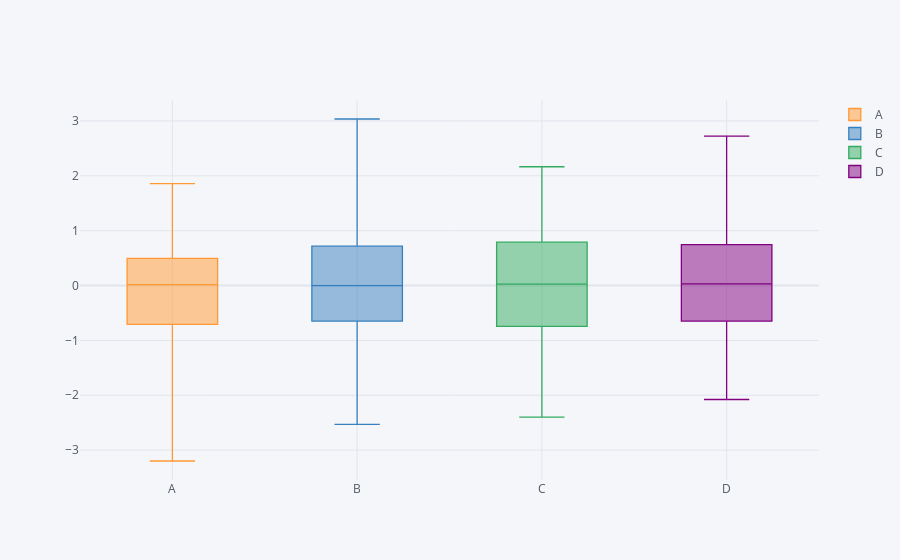

The notebook cell this image was saved under:
### Markdown cell above
## Boxplots

### Code cell
df.iplot(kind='box')
